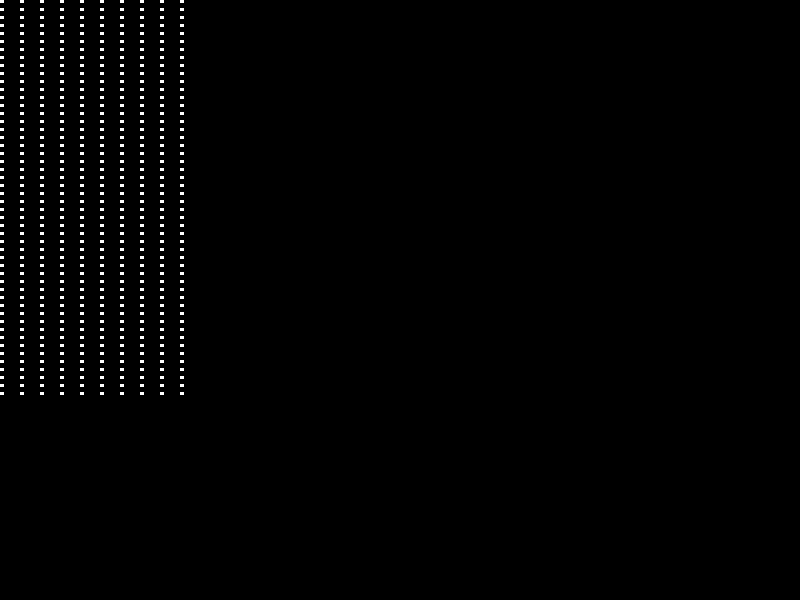
Frame 1 (no input)
Frame 60 (the mouse pressed at the canvas centre just before this capture): identical to frame 1, image omitted
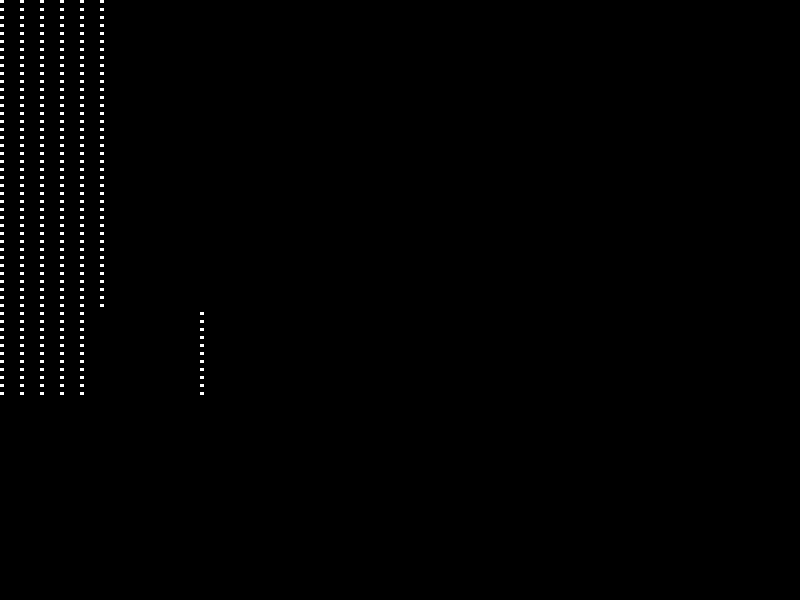
Frame 120 (the mouse held since frame 60 and released just before this capture)

The Processing sketch that drew these frames (run headless with seeded random() and noise(); from frame 60 on, the mouse is pressed at the canvas centre):

// Processing sketch: sketch_151217f
// ── sketch_151217f.pde
void setup() {
  size(800, 600);
}
void draw() {
  background(0);
  noStroke();
  
  for(int x= 0; x<10; x++) {
    
    for(int y= 0; y<50; y++) {
      
      if(random(1000)<1) {
        x= x*2;
      }
      
      rect(x*20, y*8, 4, 3);
    }
  }
}
